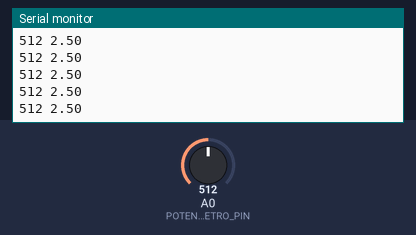
Bench run of a sketch on a simulated Arduino Uno, built with avr-gcc and run on an emulated ATmega328P. Shown: the last lines printed to the serial monitor. The test bench sets the inputs (shaded band); at power-on: A0 (POTENCIOMETRO_PIN) = 512.

Above: at 1.2 s.
1.3 s: A0 (POTENCIOMETRO_PIN) set to 716
At 1.31 s:
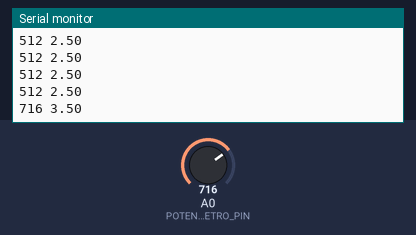
2.8 s: A0 (POTENCIOMETRO_PIN) set to 900
At 2.82 s:
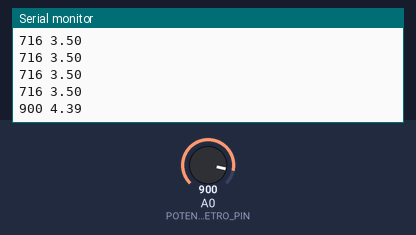
Timing chart, 0 to 5.8 s (numbered marks = the images above; inputs shaded):
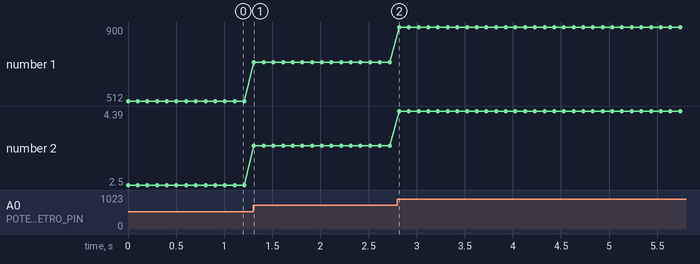

The sketch:

PotenciometroEGraficos.ino
```cpp
/*
  Leitura do potênciometro por meio de gráficos
*/
#define POTENCIOMETRO_PIN A0
unsigned int leitura = 0;
float tensao = 0.0;

void setup() {
  Serial.begin(9600);
  pinMode(POTENCIOMETRO_PIN, INPUT);
}

void loop() {
  leitura = analogRead(POTENCIOMETRO_PIN);

  // converte e imprime o valor em tensão elétrica
  tensao = leitura * 5.0 / 1024.0;

  // imprime valor no plotter serial
  Serial.print(leitura);
  Serial.print(" "); // separa as váriaveis
  Serial.print(tensao); //exibe o valor de tensão vezes 100.
  Serial.println(" "); // separa as váriaveis

  delay(100); // aguarda 100 milissegundos para uma nova leitura
}
```

Measured:
- after the input at 1.3 s, the serial monitor: prints a new line at once (image 1)
- after the input at 2.8 s, the serial monitor: prints a new line at once (image 2)
- plotted number 1: 512 → 716 after the input at 1.3 s, 716 → 900 after the input at 2.8 s
- plotted number 2: 2.5 → 3.5 after the input at 1.3 s, 3.5 → 4.39 after the input at 2.8 s
